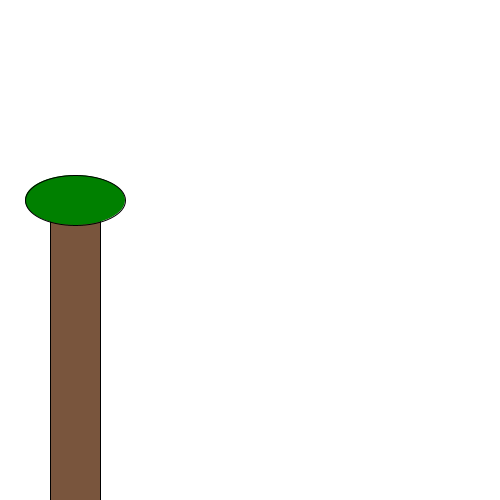
Frame 1 (no input)
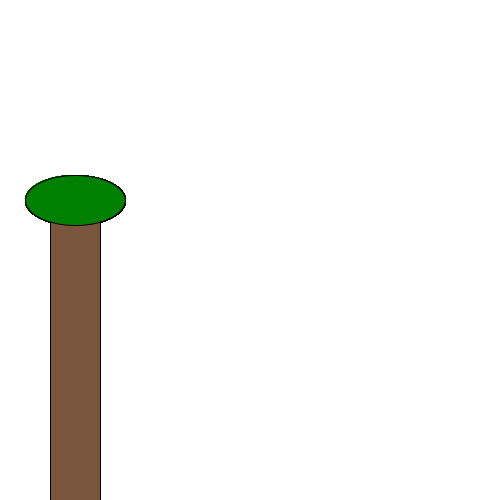
Frame 60 (the mouse pressed at the canvas centre just before this capture)
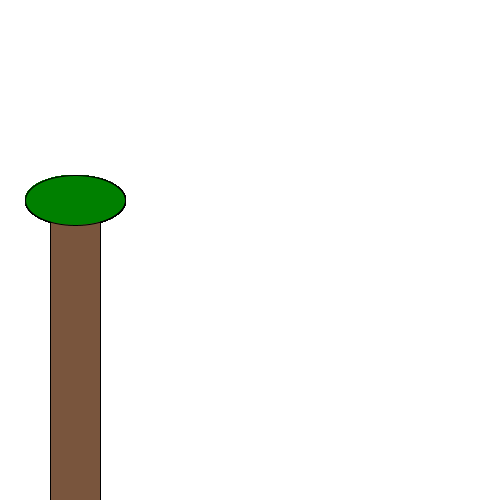
Frame 120 (the mouse held since frame 60 and released just before this capture)

The Processing sketch that drew these frames (run headless with seeded random() and noise(); from frame 60 on, the mouse is pressed at the canvas centre):

// Processing sketch: H9_9
// ── H9_9.pde
void setup(){
 size(500,500); 
 background(255,255,255);
}


void draw(){
  fill(121,85,61);
  rect(50,200,50,450);
  noFill();
  fill(0,128,0);
  ellipse(75,200,100,50);
  
}
